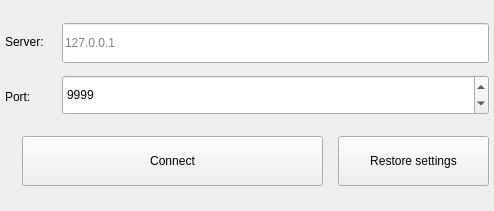
<?xml version="1.0" encoding="UTF-8"?>
<ui version="4.0">
 <class>ConnectionWidget</class>
 <widget class="QWidget" name="ConnectionWidget">
  <property name="geometry">
   <rect>
    <x>0</x>
    <y>0</y>
    <width>494</width>
    <height>211</height>
   </rect>
  </property>
  <property name="windowTitle">
   <string>Connect to server</string>
  </property>
  <layout class="QVBoxLayout" name="verticalLayout_3">
   <property name="spacing">
    <number>3</number>
   </property>
   <property name="leftMargin">
    <number>5</number>
   </property>
   <property name="topMargin">
    <number>5</number>
   </property>
   <property name="rightMargin">
    <number>5</number>
   </property>
   <property name="bottomMargin">
    <number>5</number>
   </property>
   <item>
    <layout class="QHBoxLayout" name="horizontalLayout">
     <property name="spacing">
      <number>18</number>
     </property>
     <item>
      <layout class="QVBoxLayout" name="verticalLayout">
       <item>
        <widget class="QLabel" name="lblServer">
         <property name="minimumSize">
          <size>
           <width>0</width>
           <height>30</height>
          </size>
         </property>
         <property name="text">
          <string>Server:</string>
         </property>
        </widget>
       </item>
       <item>
        <widget class="QLabel" name="lblPort">
         <property name="minimumSize">
          <size>
           <width>0</width>
           <height>30</height>
          </size>
         </property>
         <property name="text">
          <string>Port:</string>
         </property>
        </widget>
       </item>
      </layout>
     </item>
     <item>
      <layout class="QVBoxLayout" name="verticalLayout_2">
       <property name="spacing">
        <number>12</number>
       </property>
       <item>
        <widget class="QLineEdit" name="txtServer">
         <property name="minimumSize">
          <size>
           <width>0</width>
           <height>40</height>
          </size>
         </property>
         <property name="placeholderText">
          <string>127.0.0.1</string>
         </property>
        </widget>
       </item>
       <item>
        <widget class="QSpinBox" name="spPort">
         <property name="minimumSize">
          <size>
           <width>0</width>
           <height>40</height>
          </size>
         </property>
         <property name="minimum">
          <number>1</number>
         </property>
         <property name="maximum">
          <number>65535</number>
         </property>
         <property name="value">
          <number>9999</number>
         </property>
        </widget>
       </item>
      </layout>
     </item>
    </layout>
   </item>
   <item>
    <layout class="QHBoxLayout" name="horizontalLayout_2" stretch="0,2,1">
     <property name="spacing">
      <number>15</number>
     </property>
     <item>
      <widget class="QFrame" name="frStateWidget">
       <property name="minimumSize">
        <size>
         <width>0</width>
         <height>0</height>
        </size>
       </property>
       <property name="frameShape">
        <enum>QFrame::NoFrame</enum>
       </property>
       <property name="frameShadow">
        <enum>QFrame::Raised</enum>
       </property>
       <layout class="QVBoxLayout" name="verticalLayout_4">
        <property name="spacing">
         <number>0</number>
        </property>
        <property name="leftMargin">
         <number>1</number>
        </property>
        <property name="topMargin">
         <number>1</number>
        </property>
        <property name="rightMargin">
         <number>1</number>
        </property>
        <property name="bottomMargin">
         <number>1</number>
        </property>
       </layout>
      </widget>
     </item>
     <item>
      <widget class="QPushButton" name="btnConnect">
       <property name="minimumSize">
        <size>
         <width>0</width>
         <height>50</height>
        </size>
       </property>
       <property name="baseSize">
        <size>
         <width>0</width>
         <height>0</height>
        </size>
       </property>
       <property name="text">
        <string>Connect</string>
       </property>
      </widget>
     </item>
     <item>
      <widget class="QPushButton" name="btnRestore">
       <property name="minimumSize">
        <size>
         <width>0</width>
         <height>50</height>
        </size>
       </property>
       <property name="text">
        <string>Restore settings</string>
       </property>
      </widget>
     </item>
    </layout>
   </item>
  </layout>
 </widget>
 <resources/>
 <connections/>
</ui>
